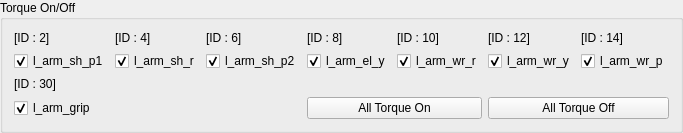
             <widget class="QGroupBox" name="left_arm_torque">
              <property name="maximumSize">
               <size>
                <width>2000</width>
                <height>150</height>
               </size>
              </property>
              <property name="title">
               <string>Torque On/Off</string>
              </property>
              <layout class="QGridLayout" name="gridLayout_5">
               <item row="1" column="5">
                <widget class="QCheckBox" name="id_12_checkbox">
                 <property name="text">
                  <string>l_arm_wr_y</string>
                 </property>
                 <property name="checked">
                  <bool>true</bool>
                 </property>
                 <attribute name="buttonGroup">
                  <string notr="true">left_arm_torque_buttongroup</string>
                 </attribute>
                </widget>
               </item>
               <item row="1" column="2">
                <widget class="QCheckBox" name="id_6_checkbox">
                 <property name="text">
                  <string>l_arm_sh_p2</string>
                 </property>
                 <property name="checked">
                  <bool>true</bool>
                 </property>
                 <attribute name="buttonGroup">
                  <string notr="true">left_arm_torque_buttongroup</string>
                 </attribute>
                </widget>
               </item>
               <item row="1" column="4">
                <widget class="QCheckBox" name="id_10_checkbox">
                 <property name="text">
                  <string>l_arm_wr_r</string>
                 </property>
                 <property name="checked">
                  <bool>true</bool>
                 </property>
                 <attribute name="buttonGroup">
                  <string notr="true">left_arm_torque_buttongroup</string>
                 </attribute>
                </widget>
               </item>
               <item row="1" column="6">
                <widget class="QCheckBox" name="id_14_checkbox">
                 <property name="text">
                  <string>l_arm_wr_p</string>
                 </property>
                 <property name="checked">
                  <bool>true</bool>
                 </property>
                 <attribute name="buttonGroup">
                  <string notr="true">left_arm_torque_buttongroup</string>
                 </attribute>
                </widget>
               </item>
               <item row="0" column="3">
                <widget class="QLabel" name="id_8">
                 <property name="text">
                  <string>[ID : 8]</string>
                 </property>
                </widget>
               </item>
               <item row="1" column="3">
                <widget class="QCheckBox" name="id_8_checkbox">
                 <property name="text">
                  <string>l_arm_el_y</string>
                 </property>
                 <property name="checked">
                  <bool>true</bool>
                 </property>
                 <attribute name="buttonGroup">
                  <string notr="true">left_arm_torque_buttongroup</string>
                 </attribute>
                </widget>
               </item>
               <item row="0" column="4">
                <widget class="QLabel" name="id_10">
                 <property name="text">
                  <string>[ID : 10]</string>
                 </property>
                </widget>
               </item>
               <item row="0" column="6">
                <widget class="QLabel" name="id_14">
                 <property name="text">
                  <string>[ID : 14]</string>
                 </property>
                </widget>
               </item>
               <item row="0" column="0">
                <widget class="QLabel" name="id_2">
                 <property name="text">
                  <string>[ID : 2]</string>
                 </property>
                </widget>
               </item>
               <item row="1" column="0">
                <widget class="QCheckBox" name="id_2_checkbox">
                 <property name="text">
                  <string>l_arm_sh_p1</string>
                 </property>
                 <property name="checked">
                  <bool>true</bool>
                 </property>
                 <attribute name="buttonGroup">
                  <string notr="true">left_arm_torque_buttongroup</string>
                 </attribute>
                </widget>
               </item>
               <item row="0" column="5">
                <widget class="QLabel" name="id_12">
                 <property name="text">
                  <string>[ID : 12]</string>
                 </property>
                </widget>
               </item>
               <item row="0" column="1">
                <widget class="QLabel" name="id_4">
                 <property name="text">
                  <string>[ID : 4]</string>
                 </property>
                </widget>
               </item>
               <item row="1" column="1">
                <widget class="QCheckBox" name="id_4_checkbox">
                 <property name="text">
                  <string>l_arm_sh_r</string>
                 </property>
                 <property name="checked">
                  <bool>true</bool>
                 </property>
                 <attribute name="buttonGroup">
                  <string notr="true">left_arm_torque_buttongroup</string>
                 </attribute>
                </widget>
               </item>
               <item row="0" column="2">
                <widget class="QLabel" name="id_6">
                 <property name="text">
                  <string>[ID : 6]</string>
                 </property>
                </widget>
               </item>
               <item row="2" column="0">
                <widget class="QLabel" name="id_30">
                 <property name="text">
                  <string>[ID : 30]</string>
                 </property>
                </widget>
               </item>
               <item row="3" column="0">
                <widget class="QCheckBox" name="id_30_checkbox">
                 <property name="text">
                  <string>l_arm_grip</string>
                 </property>
                 <property name="checked">
                  <bool>true</bool>
                 </property>
                 <attribute name="buttonGroup">
                  <string notr="true">left_arm_torque_buttongroup</string>
                 </attribute>
                </widget>
               </item>
               <item row="3" column="5" colspan="2">
                <widget class="QPushButton" name="left_arm_all_torque_off_button">
                 <property name="text">
                  <string>All Torque Off</string>
                 </property>
                </widget>
               </item>
               <item row="3" column="3" colspan="2">
                <widget class="QPushButton" name="left_arm_all_torque_on_button">
                 <property name="text">
                  <string>All Torque On</string>
                 </property>
                </widget>
               </item>
              </layout>
             </widget>
